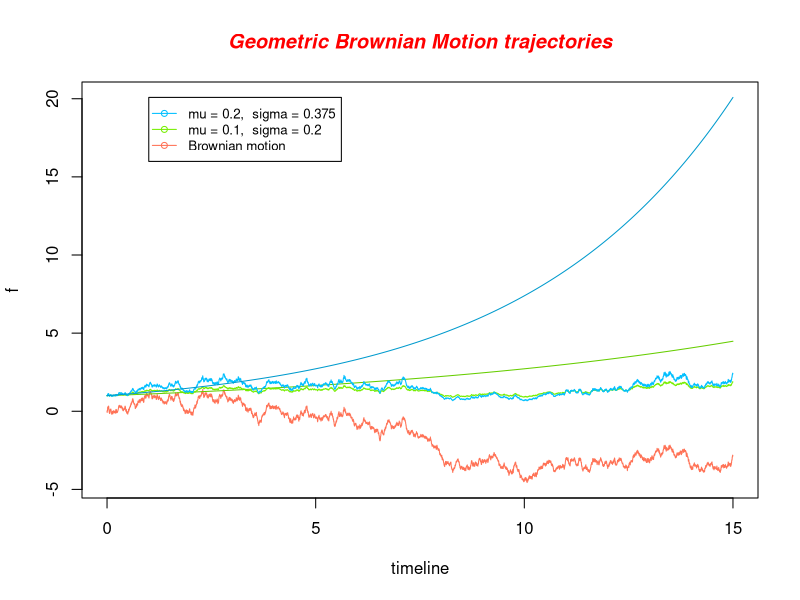
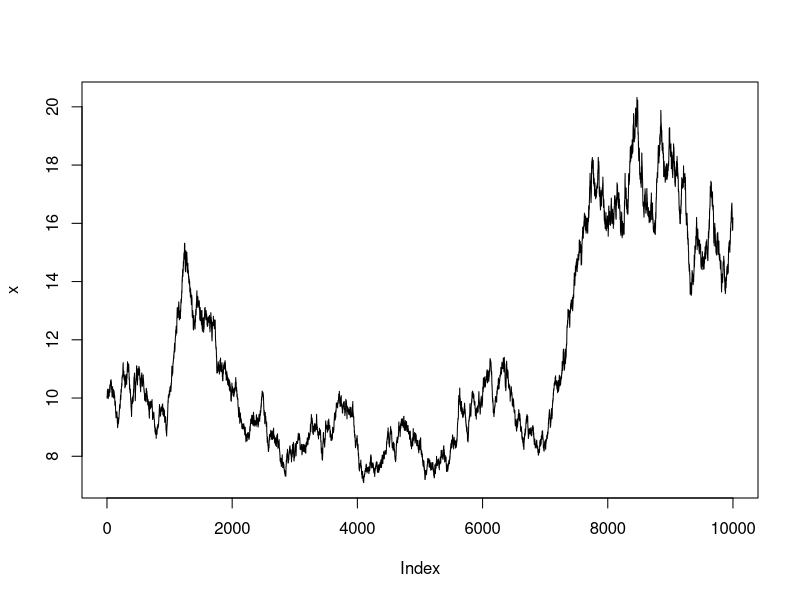

Here is the R script that generated these plots, in order:
#geometric brown motion
#dSt = μ*St+σ*St*dBt
#dSt は 増分。　例：金融商品の価格の変化。
#dBt は ブラウン運動の増分。
#μ(mu)は(現在の St に対する割合であらわした)平均
#σ(sigma)は(現在の St に対する割合であらわした)ボラティリティ
#s0: 初期値
#length: シミュレーションの長さ。単位時間はvolatility(σ:sigma)
#        と一貫性を保つこと
geombrmtn.stimulate <- function(s0,mu,sigma,length){
  f <- g <- h<- rep(0, times=(length+1))
  dt<-1
  g[1]<-s0
  for(i in 2:(length+1)){
    f[i] <- f[i-1]+sqrt(dt)*rnorm(1)
    g[i] <- g[1]*exp((mu-(sigma^2)/2)*(i-1)*dt+sigma*f[i])
  }
  g
}

#day by day price stimulation
s0<-906
#mu is daily return
#(1.1)^(1/252)-1
#  1.1(10%) annual return
#  ^(1/252) daily return (mu subracted by 1) 
mu<-(1.1)^(1/252)-1
#sigma is daily volatility
sigma<-0.2/sqrt(252)
(geombrmtn.stimulate(s0=s0,mu=mu,sigma=sigma,length=252))

#1. Vectorized Geometric Brownian Motion Code
#GBM = function(N,sigma,u,S0){
#  Wt = cumsum(rnorm(N,0,1));
#  dt<-1 #dt<-255, dt<-365
#  t = (1:N)/dt;
#  p1 = (u-0.5*(sigma^2))*t;
#  p2 = sigma*Wt;
#  St = S0*exp(p1 + p2);
#  return (St);
#}
# Geometric Brownian Motion Code with multiply plots
#P = 5
#GBMs = matrix(nrow = P, ncol = N)
#for(i in 1:P){
#  GBMs[i,] = GBM(N,sigma,u,S0);
#}
#plot(t,GBMs[1,],type= "l", xlim = c(0,1000), ylim=c(100,200),
#   xlab = "Time Interval",ylab="Predicted Value")
#for(i in 2:5){
#  lines(t,GBMs[i,])
#}

#3. Geometric Brownian Motion Ditribution confdence Interval
#GBMP = function(N,sigma,u,S0){
#  Wt = (cumsum(rnorm(N,0,1)));
#  WN = Wt[N];
#  p1 = (u-0.5*(sigma^2))*N;#p1 = (u-0.5*(sigma^2))*N/365
#  p2 = sigma*WN;
#  St = S0*exp(p1+p2);
#  return (St);
#}
#CI = function(data, percent){
#  m = mean(data);
#  s = sd(data);
#  p = qnorm(percent);
#  ul = m + s*p; ll = m - s*p;
#  return(c(ll,ul))
#}

#4. Votalility rate and drift rate code
#us = c(0.05,0.1,0.2,0.3,0.5,0.7,0.9,1,1.5,2,3,4)
#l = length(us)
#M = 5000; N = 1000; t = 1:N; sigma = 0.005; S0 = 100
#GBMPs = matrix(nrow = M, ncol = l);
#for(i in 1:M){
#  GBMPs[i,] = GBMP(N,sigma,us,S0)
#}
#apply(GBMPs,2,mean)
#apply(GBMPs,2,sd)

#5. Geometric Brownian Motion Model with Jump
#GBMJ = function(N,sigma,u,delta,lambda,S0){
#  Wt = cumsum(rnorm(N,0,1));
#  Nt = rpois(N,lambda)
#  dt<-1; #dt<-255,365
#  t = (1:N)/dt;
#  p1 = (u-0.5*(sigma^2))*t;
#  p2 = sigma*Wt;
#  p3 = (1-delta)^(Nt)
#  St = S0*exp(p1+p2)*p3;
#  return (St);
#}
#N = 1000; t = 1:N; sigma = 0.005; u = 0.2; S0 = 100; delta = 0.01; lambda = 2;
#G = GBMJ(N,sigma,u,delta,lambda,S0)
#plot(t,G,type= "l",main = "GBM Model with Jumps", xlab = "Time Interval",ylab="Predicted Value")

## example from web not vectorized
maturity <- 15
simulation.length <- 10001
dt <-  maturity/(simulation.length-1)

timeline <- seq(0,maturity, dt)

S0<-1
r<-0.05
mu<-0.1
mu0<-0.2
sigma<-0.2
sigma0<-0.375

f <- g <- g0 <- h <- h0 <- rep(0, times=simulation.length)
g0[1] <- h0[1] <- g[1] <-  h[1] <- S0

for(i in 2:simulation.length){
  f[i] <- f[i-1]+sqrt(dt)*rnorm(1)
  g[i] <- g[1]*exp((mu-(sigma^2)/2)*(i-1)*dt+sigma*f[i])
  g0[i] <- g0[1]*exp(mu*(i-1)*dt)
  h[i] <- h[1]*exp((mu0-sigma0^2/2)*(i-1)*dt+sigma0*f[i])
  h0[i] <- h0[1]*exp(mu0*(i-1)*dt)
}

o_range <- range(f,g,g0,h,h0)

plot(timeline,f, ylim=o_range, type="l", col="coral1")
lines(timeline,g0, col="chartreuse3")
lines(timeline,g, col="chartreuse2")
lines(timeline,h, col="deepskyblue1")
lines(timeline,h0, col="deepskyblue3")

title(main="Geometric Brownian Motion trajectories", col.main="red", font.main=4)

legend(1, o_range[2], c("mu = 0.2,  sigma = 0.375","mu = 0.1,  sigma = 0.2","Brownian motion"), cex=0.8, 
       col=c("deepskyblue1","chartreuse2","coral1"), pch=1, lty=1);

#another example from web not vectorized

m = 0.1; s = 0.2; dt = 15/9999; n = 10000
x<-rep(0,1)
x[1] = 10;
for(t in 2:n) {
  x[t] = x[t-1] * (1 + m * dt + s * sqrt(dt) * rnorm(1))
}
plot(x, type="l")
